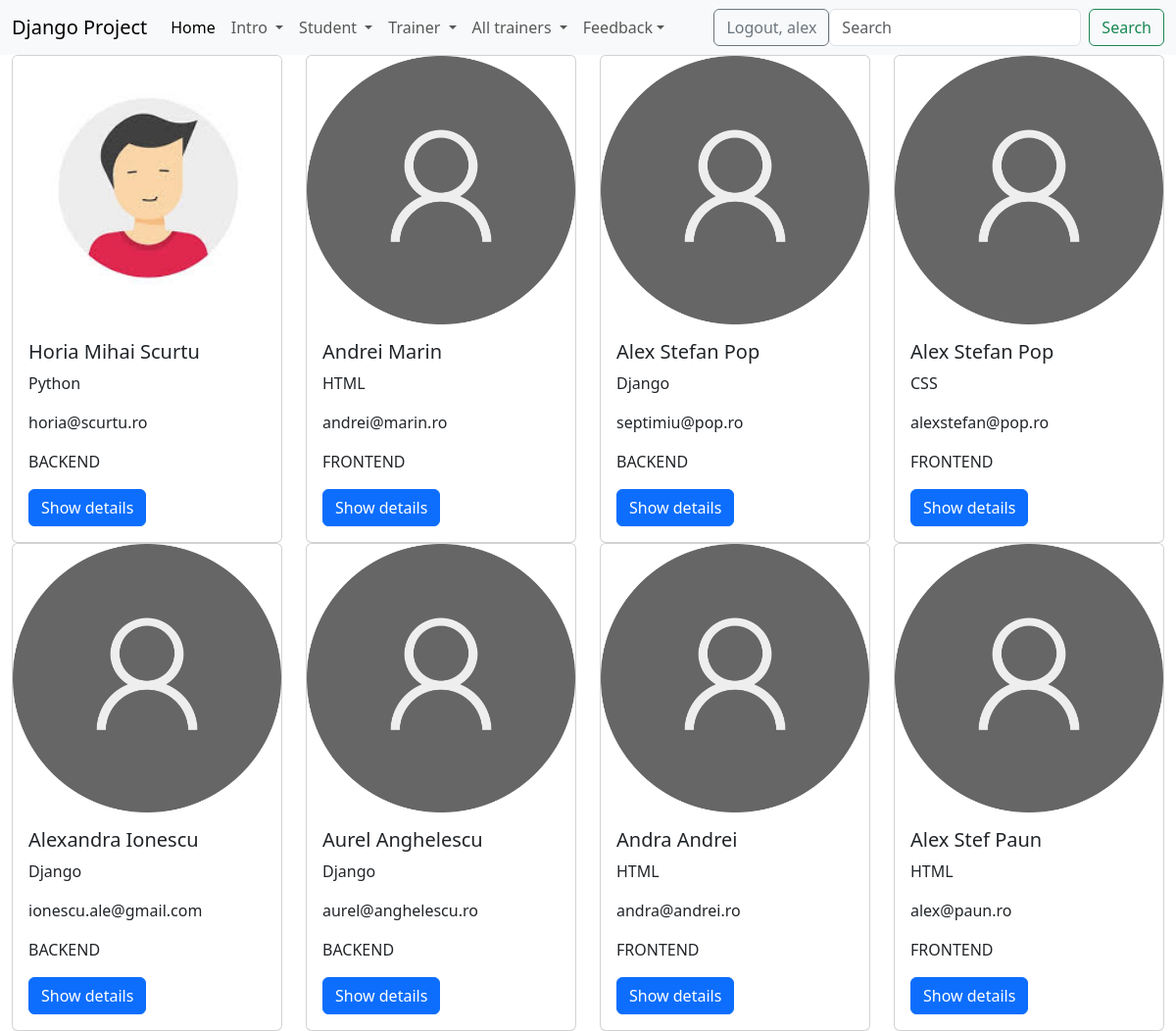
The page /list_of_trainers/ (signed in) on the database its author committed.
### trainer/models.py (models this page shows)
class Trainer(models.Model):
    department_options = (('backend', 'Backend'),
                          ('frontend', 'Frontend'),
                          ('network', 'Network'))
    first_name = models.CharField(max_length=20)
    last_name = models.CharField(max_length=20)
    course = models.CharField(max_length=40)
    email = models.EmailField(max_length=40)
    department = models.CharField(max_length=10, choices=department_options)
    active = models.BooleanField(default=True)
    profile = models.ImageField(upload_to='profiles/', blank=True, null=True) #se poate pune si default = 'default.jpg', dar nu e neaparat nevoie. cred ca incarca baza de date aiurea...
    created_at = models.DateTimeField(auto_now_add=True)
    updated_at = models.DateTimeField(auto_now=True)
    def __str__(self):
        return f'{self.first_name} {self.last_name}'

### trainer/views.py (the view)
# urls.py: path('list_of_trainers/', views.TrainerListView.as_view(), name='list-of-trainers'),
class TrainerListView(LoginRequiredMixin, PermissionRequiredMixin, ListView):
    template_name = 'trainer/list_of_tainers.html'
    model = Trainer
    context_object_name = 'all_trainers'
    permission_required = 'trainer.view_list_of_trainers'

### djangoProject/context_processors.py (called while the page is built)
def get_all_trainers(request):
    get_trainers = Trainer.objects.all()
    return {'trainers': get_trainers}

### templates/trainer/list_of_tainers.html (shortened to what this page needs)
{% extends 'base.html' %}
{% load static %}
{% block content %}
    <div class="container-fluid">
        <div class="row">
            {% if all_trainers %}
                 {% for trainer in all_trainers %}
                     <div class="col-md-3">
                         <div class="card">
                            {% if perms.trainer.view_trainer %}
                            <a href="{% url 'detailed-trainer' trainer.id %}">
                                {% if trainer.profile %}
                                    <img src="{{ trainer.profile.url }}" class="card-img-top" alt="No image">
                                {% else %}
                                    <img src="{% static '/images/default_trainer.png'%}" class="card-img-top" >
                                {% endif %}
                            </a>
                            {% endif %}
                            <div class="card-body">
                                <h5 class="card-title">{{ trainer }}</h5>
                                <p class="card-text">{{ trainer.course }}</p>
                                <p class="card-text">{{ trainer.email}}</p>
                                <p class="card-text">{{ trainer.department|upper }}</p>
                                {% if perms.trainer.view_trainer %}
                                    <a href="{% url 'detailed-trainer' trainer.id %}" class="btn btn-primary">Show details</a>
                                {% endif %}
                            </div>
                        </div>
                    </div>
                {% endfor %}
            {% else %}
                <div class="col-md-4 offset-md-4"> There are no trainers in the table </div>
            {% endif %}
        </div>
    </div>
{% endblock %}

### templates/navbar.html (shortened to what this page needs)
<nav class="navbar navbar-expand-lg bg-body-tertiary">
    <div class="container-fluid">
        <a class="navbar-brand" href="{% url 'home-page' %}">Django Project</a>
        <div class="collapse navbar-collapse" id="navbarSupportedContent">
            <ul class="navbar-nav me-auto mb-2 mb-lg-0">
                <li class="nav-item">
                    <a class="nav-link active" aria-current="page" href="{% url 'home-page' %}">Home</a>
                </li>
                {% if user.is_authenticated %}
                    <li class="nav-item dropdown">
                        <a class="nav-link dropdown-toggle" href="#" role="button" data-bs-toggle="dropdown"
                           aria-expanded="false">
                            Intro
                        </a>
                    </li>
                    {% if perms.student.add_student or perms.student.view_list_of_students %}
                    <li class="nav-item dropdown">
                        <a class="nav-link dropdown-toggle" href="#" role="button" data-bs-toggle="dropdown"
                           aria-expanded="false">
                            Student
                        </a>
                    </li>
                    {% endif %}
                    {% if perms.trainer.add_trainer or perms.trainer.view_list_of_trainers %}
                    <li class="nav-item dropdown">
                        <a class="nav-link dropdown-toggle" href="#" role="button" data-bs-toggle="dropdown"
                           aria-expanded="false">
                            Trainer
                        </a>
                    </li>
                    {% endif %}
                    {% if perms.trainer.view_list_of_trainers %}
                    <li class="nav-item dropdown">
                        <a class="nav-link dropdown-toggle" href="#" role="button" data-bs-toggle="dropdown"
                           aria-expanded="false">
                            All trainers
                        </a>
                    </li>
                    {% endif %}
                    <li class="nav-item dropdown">
                        <a class="nav-link dropdown-toggle" href="#" role="button" data-bs-toggle="dropdown" aria-expanded="False">Feedback</a>
                    </li>
                {% endif %}
            </ul>
            {% if user.is_authenticated %}
                <a href="{% url 'logout' %}" class="btn btn-outline-secondary"> Logout, {{ user.username }}</a>
                <form class="d-flex" method="get" action="{% url 'search' %}" role="search">
                    <input class="form-control me-2" name="filter" type="search" placeholder="Search" aria-label="Search">
                    <button class="btn btn-outline-success" type="submit">Search</button>
                </form>
            {% else %}
                <div>
                    <a href="{% url 'login' %}" class="btn btn-outline-primary">Login</a>
                    <a href="{% url 'create-user' %}" class="btn btn-outline-secondary">Sign up</a>
                </div>
            {% endif %}
        </div>
    </div>
</nav>

### rows shown on the page
Trainer: profile (picture), first_name+last_name "Horia Mihai Scurtu", course "Python", email "horia@scurtu.ro", department "BACKEND"
Trainer: first_name+last_name "Andrei Marin", course "HTML", email "andrei@marin.ro", department "FRONTEND"
Trainer: first_name+last_name "Alex Stefan Pop", course "Django", email "septimiu@pop.ro", department "BACKEND"
Trainer: first_name+last_name "Alex Stefan Pop", course "CSS", email "alexstefan@pop.ro", department "FRONTEND"
Trainer: first_name+last_name "Alexandra Ionescu", course "Django", email "ionescu.ale@gmail.com", department "BACKEND"
Trainer: first_name+last_name "Aurel Anghelescu", course "Django", email "aurel@anghelescu.ro", department "BACKEND"
Trainer: first_name+last_name "Andra Andrei", course "HTML", email "andra@andrei.ro", department "FRONTEND"
Trainer: first_name+last_name "Alex Stef Paun", course "HTML", email "alex@paun.ro", department "FRONTEND"

### other values the page prints
{{ user.username }} "alex"
